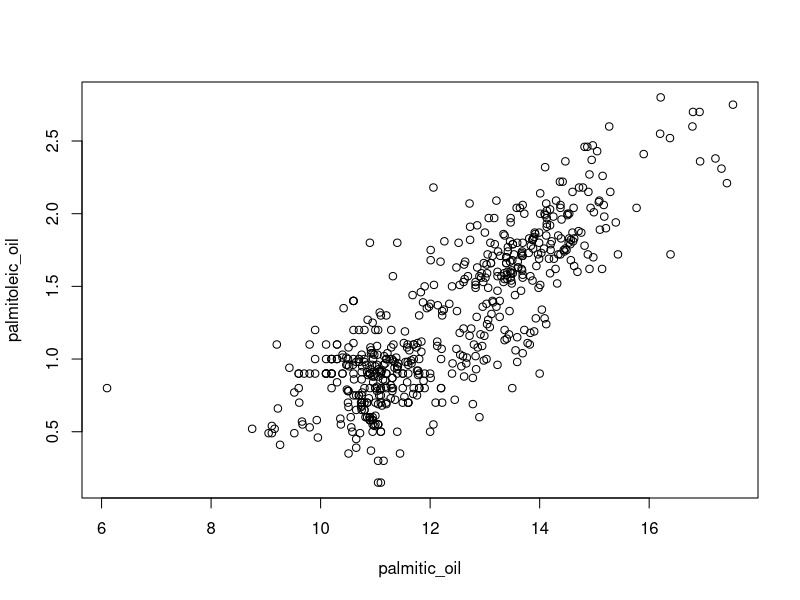
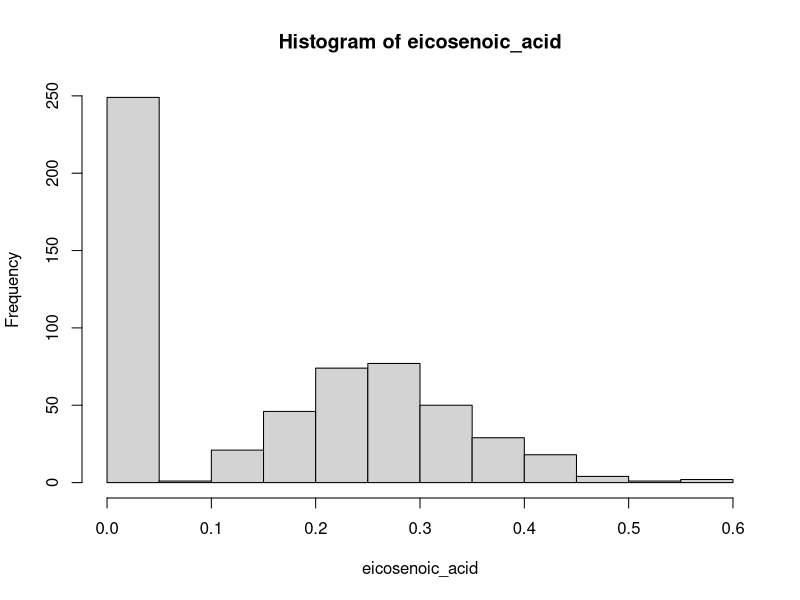
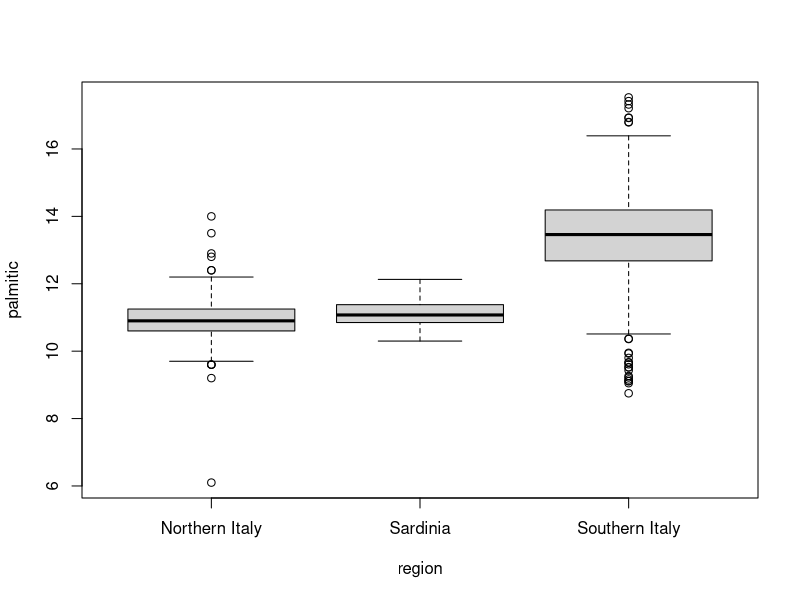

Source code (R) for these figures, in order:
#The olive dataset in dslabs contains composition in percentage of eight fatty acids found in the lipid fraction of 572 Italian olive oils:
library(dslabs)
data(olive)
head(olive)
library("dplyr")
#Plot the percent palmitic acid versus palmitoleic acid in a scatterplot. What relationship do you see?
palmitic_oil<-olive$palmitic
palmitic_oil
palmitoleic_oil<-olive$palmitoleic
palmitoleic_oil
plot(palmitic_oil,palmitoleic_oil)
#answer= positive linear regression
#Create a histogram of the percentage of eicosenoic acid in olive.
eicosenoic_acid<-olive$eicosenoic
eicosenoic_acid
hist(eicosenoic_acid)
#answer=The most common value of eicosenoic acid is below 0.05%.
#Make a boxplot of palmitic acid percentage in olive with separate distributions for each region.
boxplot(palmitic~region, data= olive)
